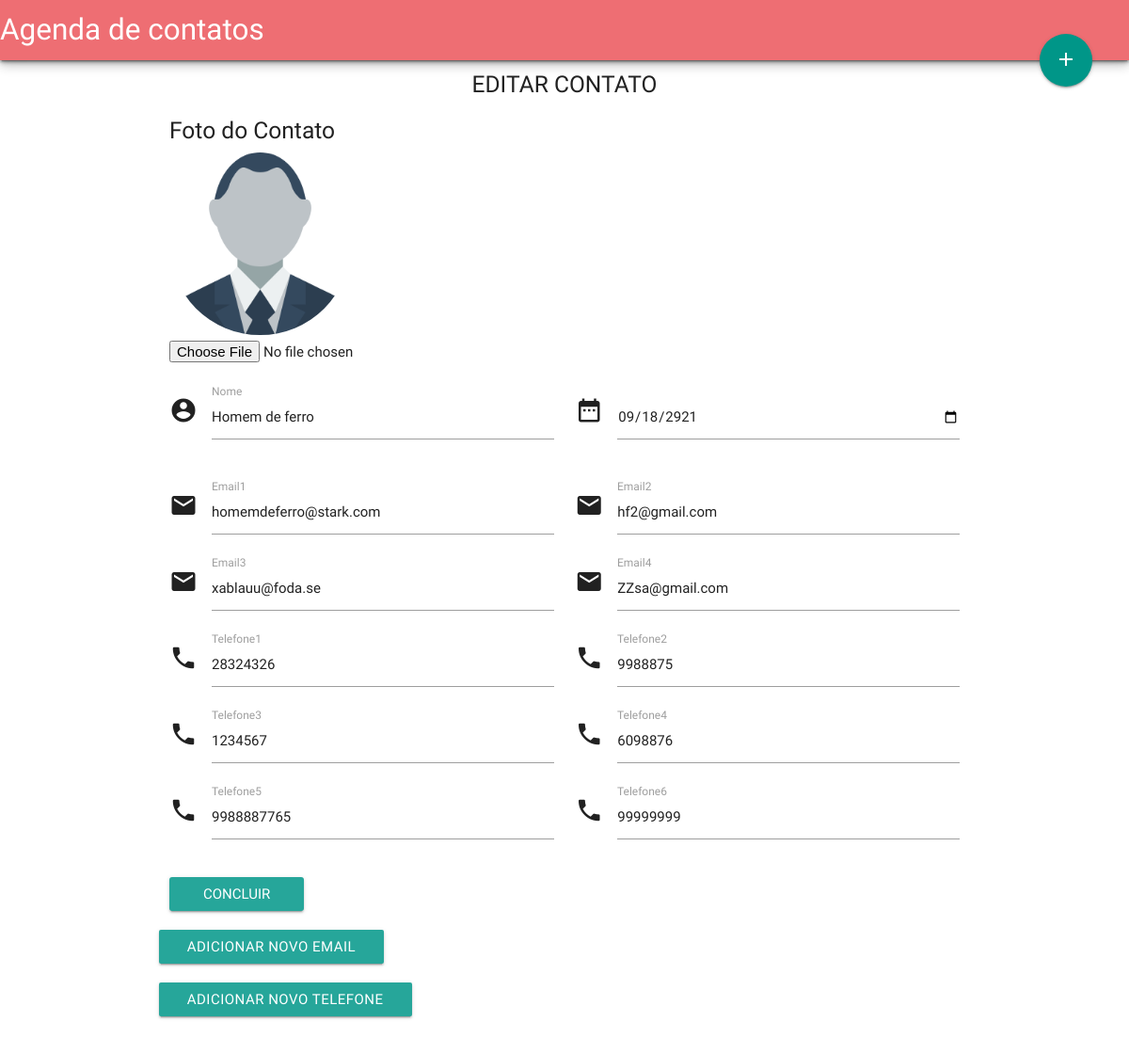
The app's page /editar.php?id=32 with its own data.
### tables this page shows
CREATE TABLE `contatos` (
  `id` int(11) NOT NULL AUTO_INCREMENT,
  `nome` varchar(40) DEFAULT NULL,
  `data_nascimento` date DEFAULT NULL,
  `img_contato` varchar(12) DEFAULT NULL,
  PRIMARY KEY (`id`)
);

CREATE TABLE `email` (
  `id` int(11) NOT NULL AUTO_INCREMENT,
  `idContato` int(11) DEFAULT NULL,
  `email` varchar(40) DEFAULT NULL,
  PRIMARY KEY (`id`),
  KEY `idContato` (`idContato`),
  CONSTRAINT `email_ibfk_1` FOREIGN KEY (`idContato`) REFERENCES `contatos` (`id`)
);

CREATE TABLE `telefone` (
  `id` int(11) NOT NULL AUTO_INCREMENT,
  `idContato` int(11) DEFAULT NULL,
  `telefone` varchar(20) DEFAULT NULL,
  PRIMARY KEY (`id`),
  KEY `idContato` (`idContato`),
  CONSTRAINT `telefone_ibfk_1` FOREIGN KEY (`idContato`) REFERENCES `contatos` (`id`)
);

### editar.php (the view, shortened to what this page needs)
<?php
  require_once 'includes/header.php';
  if(isset($_GET['id'])){
    require_once 'includes/connection.php';
    $id = $_GET['id'];
    $result = $conn->query("SELECT * FROM contatos WHERE id = $id");
    $row = $result->fetch_assoc();
    $resultTelef = $conn->query("SELECT * FROM telefone WHERE idContato = $id");
    $resultEmail = $conn->query("SELECT * FROM email WHERE idContato = $id");
    $i= 0;
  }else{
    header('Location: index.php');
  }
  ?>
     <h5 class="center-align">EDITAR CONTATO</h5>
     <div class="container">
       <div class="row">
       <form class="col s12" method="post" enctype="multipart/form-data">
         <div class="row">
           <div class="col s3">
             <h5>Foto do Contato</h5>
             <img class="responsive-img circle" src="imagens/user.png">
             <input type="file" name="photo_profile" />
           </div>
         </div>
         <div class="row">
           <div class="input-field col s6">
             <i class="material-icons prefix">account_circle</i>
             <input type="text" id="icon_prefix" type="text" class="validate" name="nome" value="<?=$row['nome']?>">
             <label for="icon_prefix">Nome</label>
           </div>
           <div class="input-field col s6">
             <i class="material-icons prefix">date_range</i>
             <input type="date" id="icon_nascimento" type="tel" class="validate" name="data_nascimento" value="<?=$row['data_nascimento']?>">
           </div>
         </div>
         <div class='row'>
         <?php
         while($rowEmail  = $resultEmail->fetch_assoc()){
           $i++;
          echo "<div class='input-field col s6'>";
          echo "<i class='material-icons prefix'>email</i>";
          echo "<input type='email' id='icon_prefix' type='text' class='validate' name='email".$i."' value=".$rowEmail['email'].">";
          echo "<label for='icon_prefix'>Email".$i."</label>";
          echo "</div>";
        }
        $i = 0;
        while ($rowTelef = $resultTelef->fetch_assoc()) {
          $i++;
          echo "<div class='input-field col s6'>";
          echo "<i class='material-icons prefix'>phone</i>";
          echo "<input name='telefone".$i."' id='icon_telephone' type='tel' class='validate' value=".$rowTelef['telefone'].">";
          echo "<label for='icon_telephone'>Telefone$i</label>";
          echo "</div>";
        }
         ?>
        </div>
         <div class="row">
           <div class="col s12">
             <input class="btn waves-effect waves-light" type="submit" value="Concluir" />
           </div>
         </div>
       </form>
       <div class="row">
         <div class="col s12">
           <a href="novo_email.php?id=<?=$id?>"><button class="btn waves-effect waves-light"/>Adicionar novo Email</button></a>
         </div>
       </div>
       <div class="row">
         <div class="col s12">
           <a href="novo_telefone.php?id=<?=$id?>"><button class="btn waves-effect waves-light"/>Adicionar novo Telefone</button></a>
         </div>
       </div>
     </div>
  </div>
<?php
  require_once 'includes/footer.php';
?>

### includes/header.php (shortened to what this page needs)
<!DOCTYPE html>
<html>
  <head>
    <link type="text/css" rel="stylesheet" href="lib/materialize/css/materialize.min.css"  media="screen,projection"/>
    <link rel="stylesheet" href="css/estilo.css" type="text/css">
  </head>
  <body>
    <nav>
      <div class="nav-wrapper z-depth-3">
        <a href="index.php" class="brand-logo">Agenda de contatos</a>
          <ul id="nav-mobile" class="rigtht hide-on-med-and-down">
            <li><a class="btn-floating btn-large halfway-fab waves-effect waves-light teal" href="inserir.php">
            <i class="material-icons">add</i>
            </a>
          </li>
        </ul>
      </div>
    </nav>

### includes/footer.php (shortened to what this page needs)
  </body>
</html>

### records on screen
contatos: nome "Homem de ferro", data_nascimento "09/18/2921"
email: email "homemdeferro@stark.com"
email: email "hf2@gmail.com"
email: email "xablauu@foda.se"
email: email "ZZsa@gmail.com"
telefone: telefone "28324326"
telefone: telefone "9988875"
telefone: telefone "1234567"
telefone: telefone "6098876"
telefone: telefone "9988887765"
telefone: telefone "99999999"
